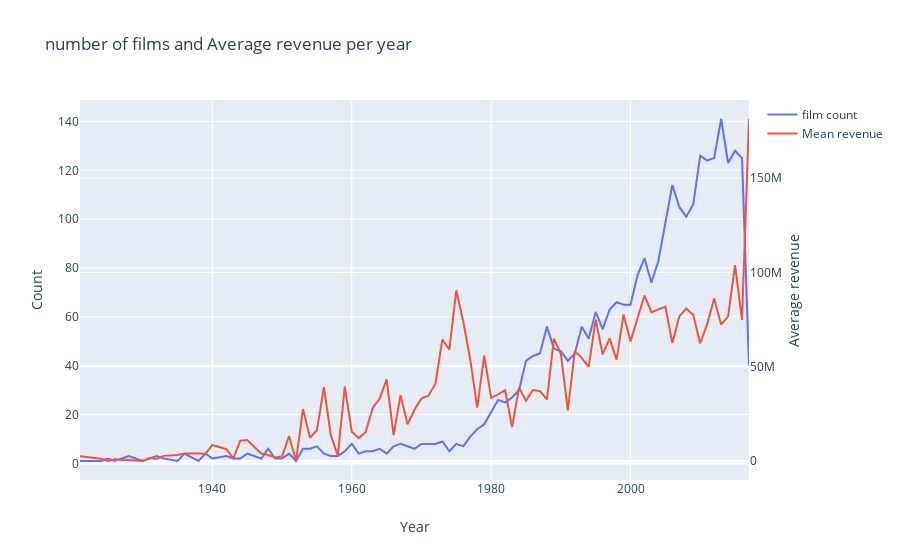

The notebook cell saved with this chart:
### Code cell
d1 = train['release_date_year'].value_counts().sort_index()
d2 = train.groupby(['release_date_year'])['revenue'].mean()

data = [go.Scatter(x=d1.index, y=d1.values, name='film count'),
       go.Scatter(x=d2.index, y=d2.values, name='Mean revenue', yaxis='y2')]

layout = go.Layout(dict(title = 'number of films and Average revenue per year',
                       xaxis = dict(title = 'Year'),
                       yaxis = dict(title = 'Count'),
                       yaxis2 = dict(title='Average revenue', overlaying='y', side='right')),
                  legend = dict(orientation='v'))
py.iplot(dict(data=data, layout=layout))
